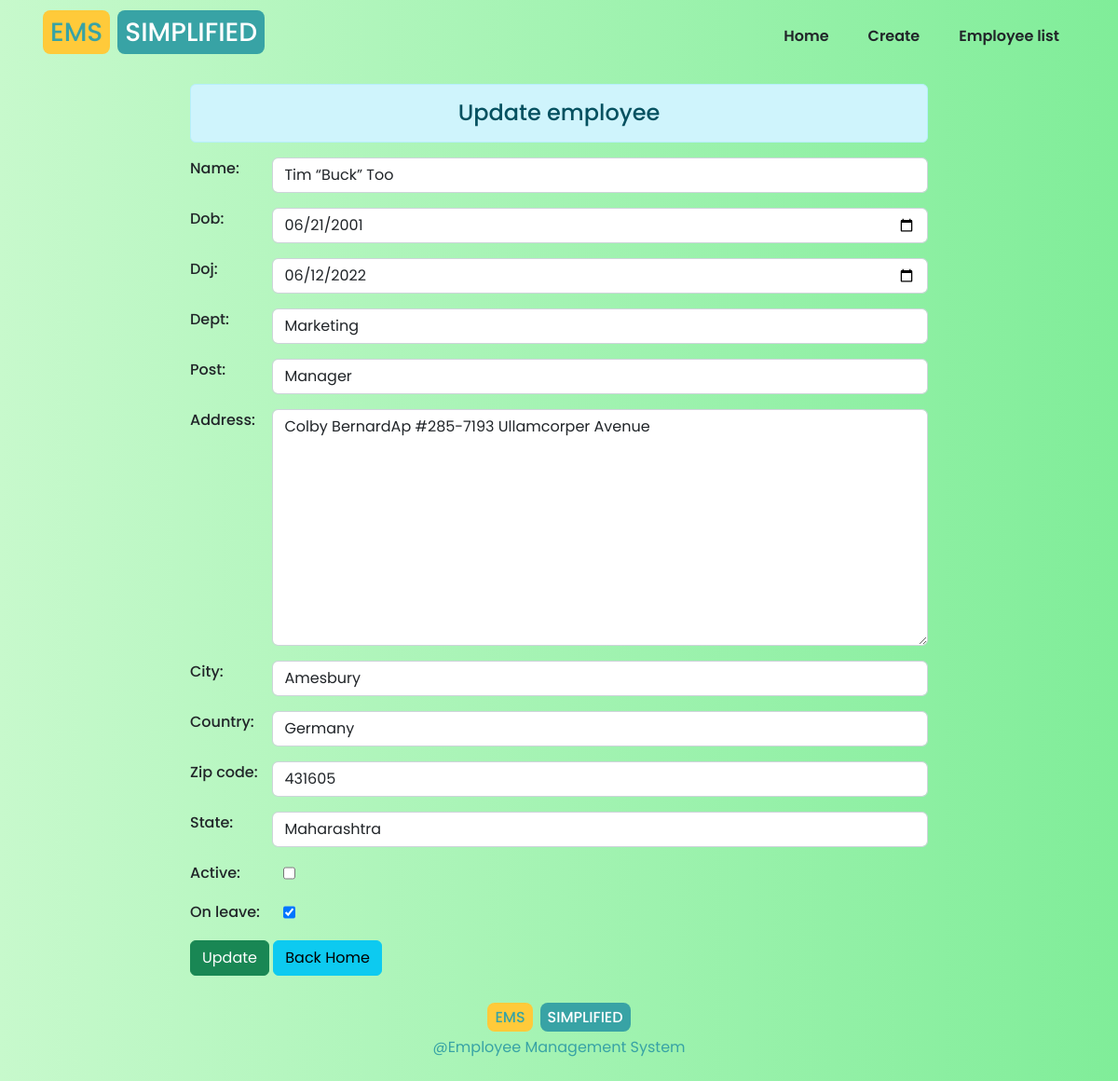
The page /update/4/ on the database its author committed.
### ems/models.py (models this page shows, shortened)
class Employee(models.Model):
    name = models.CharField(max_length=120)
    dob = models.DateField()
    doj = models.DateField()
    dept = models.CharField(max_length=120,null=True,blank=True)
    post = models.CharField(max_length=120,null=True,blank=True)
    address = models.TextField(blank=True,null=True)
    city = models.CharField(max_length=120,null=True,blank=True)
    country = models.CharField(max_length=120,null=True,blank=True)
    zip_code = models.IntegerField()
    state = models.CharField(max_length=120,null=True,blank=True)
    active = models.BooleanField()
    leave = models.IntegerField(null=True,blank=True,default=0)
    on_leave = models.BooleanField(default=False)

### ems/views.py (the view)
# urls.py: path('update/<int:id>/',updateData,name='update_data'),
def updateData(request , id):
    emp = Employee.objects.get(id=id)
    if request.method == 'POST':
        print(request.POST)
        form = EmployeeForm(request.POST , instance=emp)
        if form.is_valid():
            onLeave = form.cleaned_data.get('on_leave')
            formData = form.save(commit=True)
            if onLeave == True :
               formData.leave += 1
               print('employee leave incremented')
            form.save()
        return redirect('/updatedone')
    else:
        form = EmployeeForm(instance=emp)
        return render(request,'ems/update.html',{
        'form':form
        })

### ems/templates/ems/update.html (shortened to what this page needs)
{% extends 'ems/base.html'%}
{% block content%}
{% include "ems/nav.html" %}
<div class="row">
    <div class="col-sm-8 offset-2 mt-3 mb-3">
      <h4 class="text-center alert alert-info">Update employee </h4>
       <form action="" method="post">
         {{form.as_p}}
         <input type="submit" class="btn btn-success" value="Update">
         <a href="{% url 'home' %}" class="btn btn-info">Back Home</a>
       </form>
    </div>
</div>
{% include "ems/footer.html" %}
{% endblock content%}

### ems/static/css/main.css (style rules this page uses)
* { margin: 0px; padding: 0px; font-family: 'Poppins', sans-serif; }
body { background: linear-gradient(90deg,#C7F9CC,#80ED99); overflow-x: hidden; }
label { font-weight: 500; }
p { display: flex; }
p label { width: 100px; }

### rows shown on the page
Employee: name "Tim “Buck” Too", dob "06/21/2001", doj "06/12/2022", dept "Marketing", post "Manager", address "Colby BernardAp #285-7193 Ullamcorper Avenue", city "Amesbury", country "Germany", zip_code "431605", state "Maharashtra", on_leave "☑"
